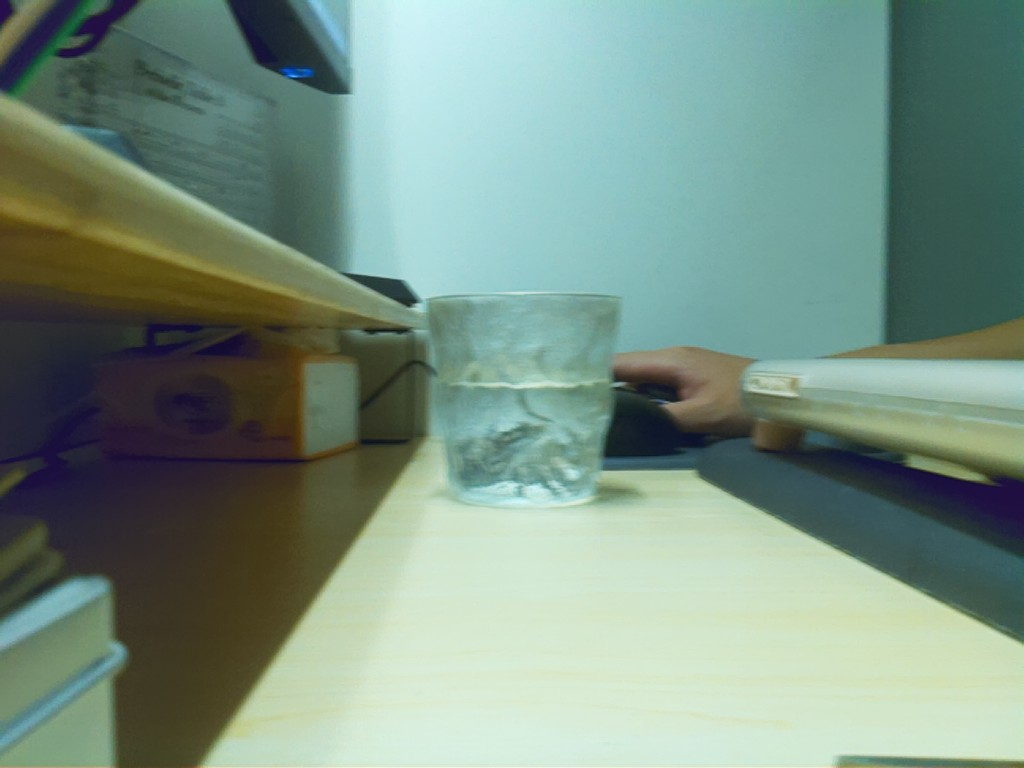
#> input picture res/camera_12.jpg, 1024 x 768 px
$ python merge_direct_test.py
#> lines starting #> are read from the running program, lines starting #| are printed output that depends on the picture
### diptools/regulator.py
import numpy as np


def NonRegulator(x):
    return x


def GrayCuttingRegulator(x):
    return np.clip(x, 0, 255).astype(np.uint8)


def GrayScalingRegulator(x):
    l, r = np.min(x), np.max(x)
    return GrayCuttingRegulator(256 * (x - l) / (r - l))


# [6 lines left out: function GrayScalingToRegulator, not called in this run]

### merge_direct_test.py
import os
from PIL import Image
import numpy as np
import matplotlib.pyplot as plt
import scipy.ndimage
from diptools import regulator

# 设置文件路径
res_folder = "res"
camera_12_path = os.path.join(res_folder, "camera_12.jpg")
them_path = os.path.join(res_folder, "them.jpg")

# 读取图像
camera_12 = Image.open(camera_12_path)
#> camera_12 is the input picture: PIL image 1024x768 RGB; mean R, G, B 121.6, 145.3, 131.5
them = Image.open(them_path)
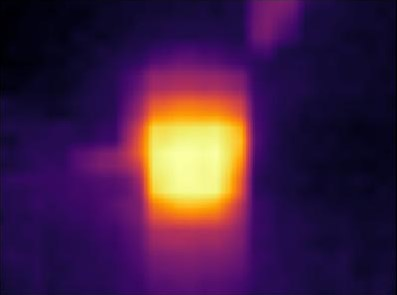
#> input picture res/them.jpg, 397 x 295 px
#> them is the input picture: PIL image 397x295 RGB; mean R, G, B 66.8, 31.3, 69.6

# 将them.jpg转化为灰度图像并左右翻转
them_gray = them.convert("L")
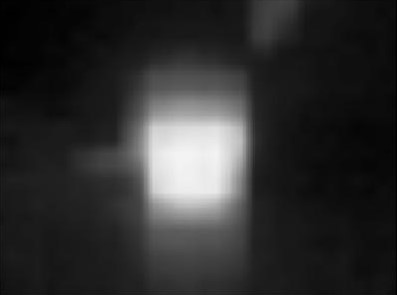
#> them_gray: PIL image 397x295 L; min 0, max 243, mean 46.2
them_flipped = them_gray.transpose(Image.FLIP_LEFT_RIGHT)
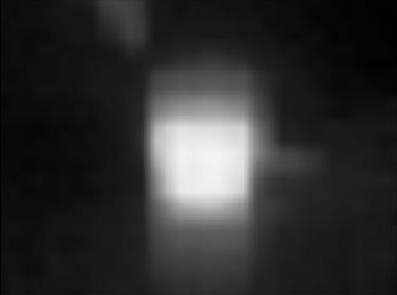
#> them_flipped: PIL image 397x295 L; min 0, max 243, mean 46.2

# 将camera_12.jpg转化为灰度图像
camera_12_gray = camera_12.convert("L")
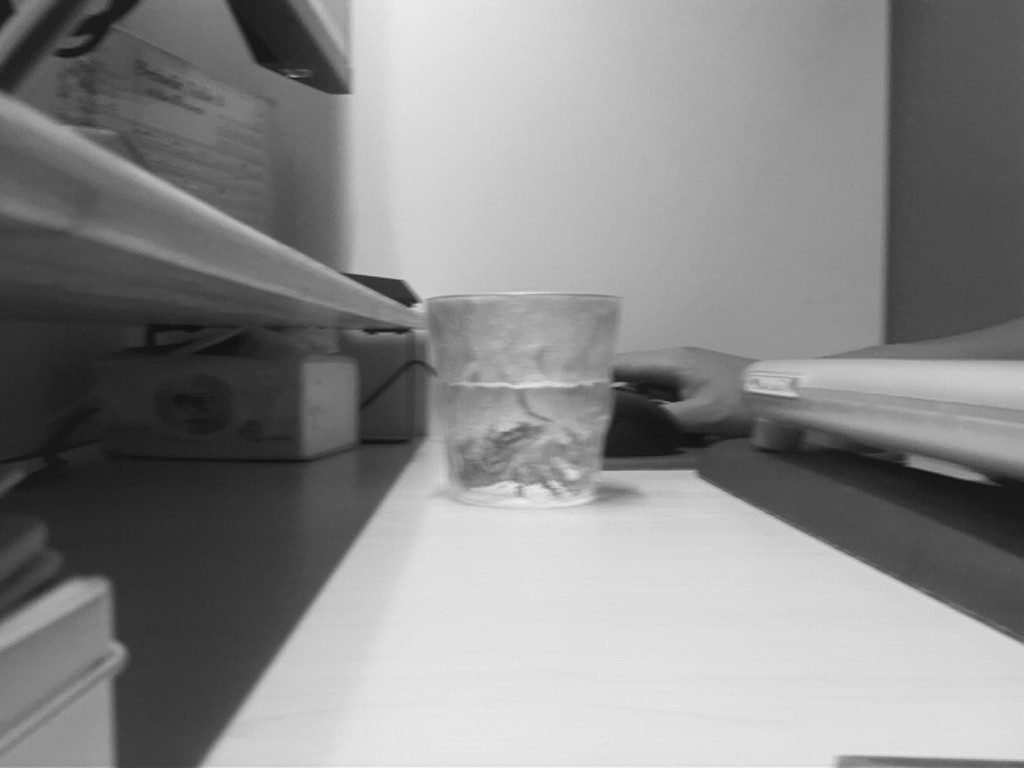
#> camera_12_gray: PIL image 1024x768 L; min 15, max 243, mean 136.7

# 裁剪出中间一块
width, height = camera_12_gray.size
#> width = 1024; height = 768
length = 700
left = 160
top = 160
right = left + length
bottom = top + length * 3 / 4
camera_12_cropped = camera_12_gray.crop((left, top, right, bottom))
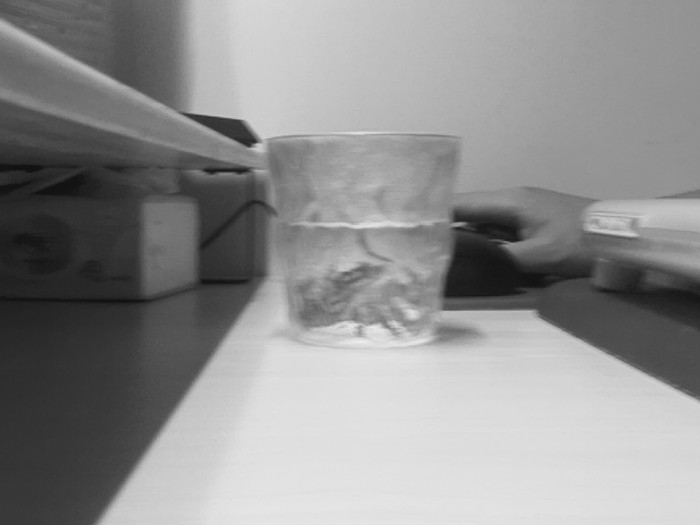
#> camera_12_cropped: PIL image 700x525 L; min 15, max 238, mean 143.5

# 将裁剪后的图像转化为NumPy数组
camera_12_cropped_np = np.array(camera_12_cropped)

# Bicubic插值到480x640
camera_12_resized = scipy.ndimage.zoom(camera_12_cropped_np, (480 / camera_12_cropped_np.shape[0], 640 / camera_12_cropped_np.shape[1]), order=3)
them_flipped_resized = them_flipped.resize((640, 480), Image.BICUBIC)

# 灰度图相加
factor=0.3
merged = factor * camera_12_resized + np.array(them_flipped_resized)*(1-factor)
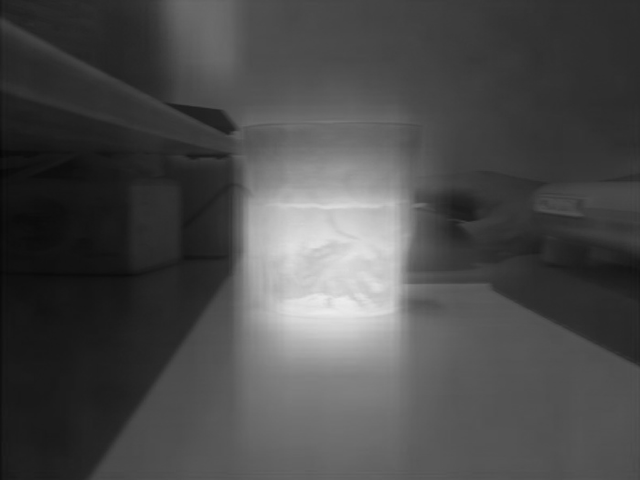
#> merged: shape (480, 640) float64; min 6.4, max 236.9, mean 75.4
merged = regulator.GrayCuttingRegulator(merged)

# 显示图像
fig, axes = plt.subplots(1, 2, figsize=(10, 5))

axes[0].imshow(them_flipped_resized, cmap='gray')
axes[0].set_title('Them (Flipped and Resized)')
axes[0].axis('off')

# 使用伪彩色映射显示 merged
axes[1].imshow(merged, cmap='viridis')
axes[1].set_title('Camera 12 (Cropped, Resized, and Merged)')
axes[1].axis('off')

plt.show()
